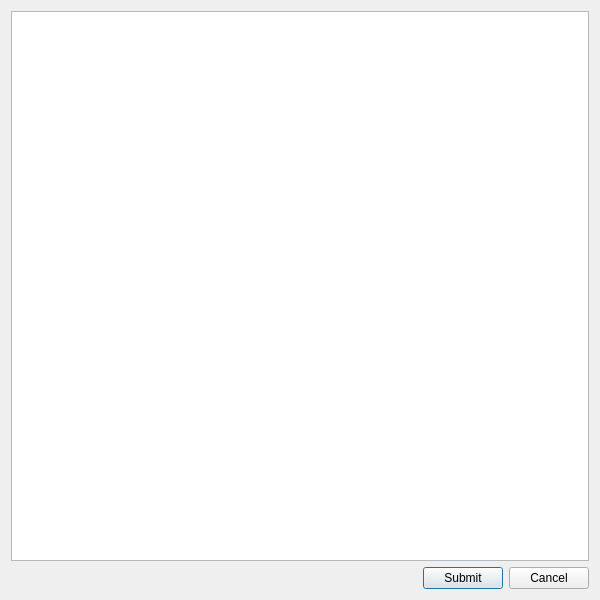
<?xml version="1.0" encoding="UTF-8"?>
<ui version="4.0">
 <class>CategoriesEditDialog</class>
 <widget class="QDialog" name="CategoriesEditDialog">
  <property name="geometry">
   <rect>
    <x>0</x>
    <y>0</y>
    <width>600</width>
    <height>600</height>
   </rect>
  </property>
  <layout class="QVBoxLayout" name="verticalLayout">
   <item>
    <widget class="QPlainTextEdit" name="plainTextEdit"/>
   </item>
   <item>
    <layout class="QHBoxLayout" name="horizontalLayout">
     <item>
      <spacer name="horizontalSpacer">
       <property name="orientation">
        <enum>Qt::Horizontal</enum>
       </property>
       <property name="sizeHint" stdset="0">
        <size>
         <width>40</width>
         <height>20</height>
        </size>
       </property>
      </spacer>
     </item>
     <item>
      <widget class="QPushButton" name="submitButton">
       <property name="text">
        <string>Submit</string>
       </property>
       <property name="default">
        <bool>true</bool>
       </property>
      </widget>
     </item>
     <item>
      <widget class="QPushButton" name="cancelButton">
       <property name="text">
        <string>Cancel</string>
       </property>
      </widget>
     </item>
    </layout>
   </item>
  </layout>
 </widget>
 <resources/>
 <connections/>
</ui>
